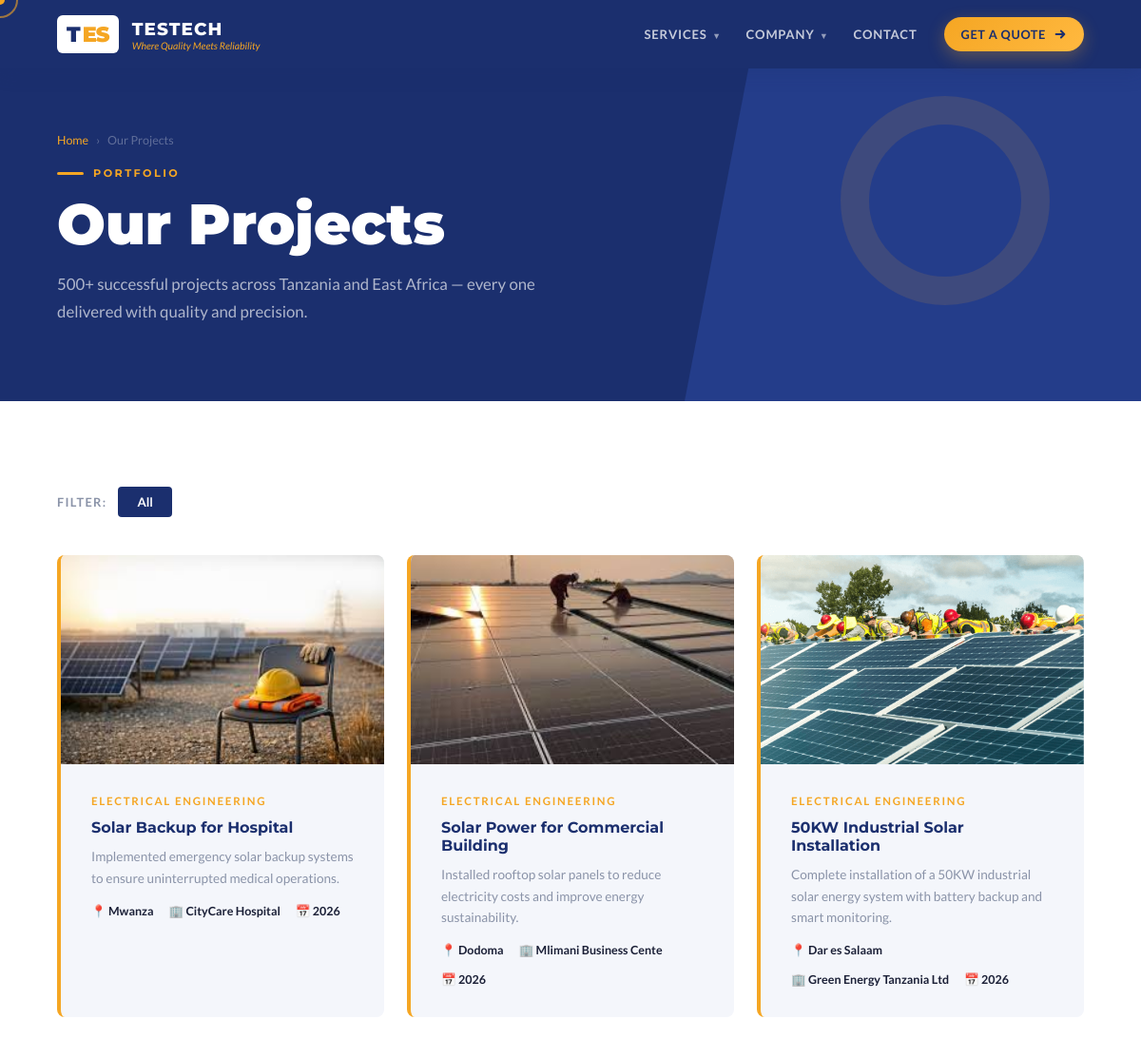
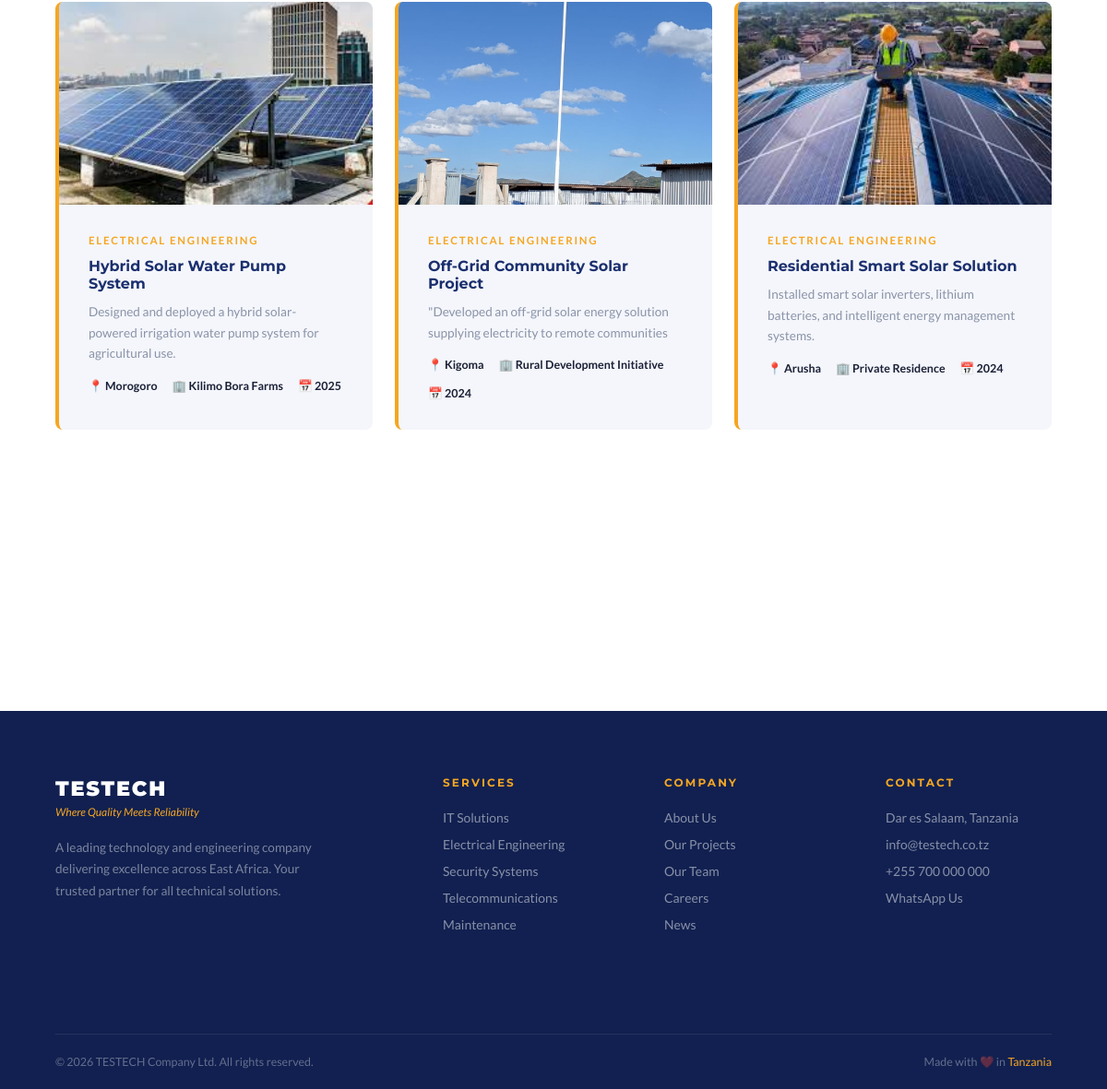
Screenshot of /company/projects/ with the database file from the repository (2 pictures, top to bottom).
### core/models.py (models this page shows, shortened)
class Project(models.Model):
    CATEGORY_CHOICES = [
        ('it', 'IT Solutions'),
        ('electrical', 'Electrical Engineering'),
        ('security', 'Security Systems'),
        ('telecom', 'Telecommunications'),
        ('maintenance', 'Maintenance'),
        ('consulting', 'Consulting & Design'),
    ]
    title = models.CharField(max_length=200)
    category = models.CharField(max_length=20, choices=CATEGORY_CHOICES)
    client = models.CharField(max_length=150)
    location = models.CharField(max_length=100)
    description = models.TextField()
    year = models.PositiveIntegerField()
    is_featured = models.BooleanField(default=False)
    created_at = models.DateTimeField(auto_now_add=True)
    image = models.ImageField(upload_to='projects/', blank=True, null=True)
    class Meta:
        ordering = ['-year', '-created_at']

### core/views.py (the view)
class ProjectsView(ListView):
    model = Project
    template_name = "company/projects.html"
    context_object_name = "projects"

### core/templates/company/projects.html (shortened to what this page needs)
{% extends 'base.html' %}
{% block content %}
<div class="page-header">
  <div class="page-header-geo"></div>
  <div class="page-header-inner">
    <div class="breadcrumb"><a href="{% url 'home' %}">Home</a><span>›</span><span>Our Projects</span></div>
    <div class="page-header-label">Portfolio</div>
    <h1>Our Projects</h1>
    <p>500+ successful projects across Tanzania and East Africa — every one delivered with quality and precision.</p>
  </div>
</div>
<section>
  <div class="reveal" style="margin-bottom:40px;">
    <div style="display:flex;gap:12px;flex-wrap:wrap;align-items:center;">
      <span style="font-size:.8rem;font-weight:700;color:var(--mid-gray);text-transform:uppercase;letter-spacing:.1em;">Filter:</span>
      <a href="{% url 'projects' %}" style="padding:8px 20px;border-radius:4px;font-size:.82rem;font-weight:700;text-decoration:none;{% if not active_category %}background:var(--navy);color:#fff;{% else %}border:1px solid #e0e4f0;color:var(--mid-gray);{% endif %}">All</a>
    </div>
  </div>
  {% if projects %}
  <div class="card-grid-3 reveal">
  {% for project in projects %}
  <div style="background:var(--light-gray);border-radius:8px;overflow:hidden;border-left:4px solid var(--orange);transition:transform .3s,box-shadow .3s;"
       onmouseover="this.style.transform='translateY(-4px)';this.style.boxShadow='0 12px 32px rgba(27,47,110,.12)'"
       onmouseout="this.style.transform='';this.style.boxShadow=''">
    {% if project.image %}
      <img
        src="{{ project.image.url }}"
        alt="{{ project.title }}"
        style="width:100%;height:220px;object-fit:cover;display:block;">
    {% endif %}
    <div style="padding:32px;">
      <div style="font-size:.72rem;font-weight:700;letter-spacing:.15em;text-transform:uppercase;color:var(--orange);margin-bottom:12px;">
        {{ project.get_category_display }}
      </div>
      <h3 style="font-family:'Montserrat',sans-serif;font-weight:700;font-size:1rem;color:var(--navy);margin-bottom:10px;">
        {{ project.title }}
      </h3>
      <p style="font-size:.85rem;color:var(--mid-gray);line-height:1.65;margin-bottom:16px;">
        {{ project.description|truncatewords:20 }}
      </p>
      <div style="display:flex;gap:16px;flex-wrap:wrap;">
        <span style="font-size:.78rem;color:var(--text);font-weight:600;">📍 {{ project.location }}</span>
        <span style="font-size:.78rem;color:var(--text);font-weight:600;">🏢 {{ project.client }}</span>
        <span style="font-size:.78rem;color:var(--text);font-weight:600;">📅 {{ project.year }}</span>
      </div>
    </div>
  </div>
  {% endfor %}
</div>
  {% endif %}
</section>
{% endblock %}

### core/templates/base.html (shortened to what this page needs)
{% load static %}
<!DOCTYPE html>
<html lang="en">
<head>
</head>
<body>
<nav>
  <a href="{% url 'home' %}" class="nav-logo">
    <div class="nav-logo-box">
      <span class="t">T</span><span class="es">ES</span>
    </div>
    <div>
      <div class="nav-brand-name">TESTECH</div>
      <div class="nav-brand-tag">Where Quality Meets Reliability</div>
    </div>
  </a>
  <ul class="nav-links">
    <li class="nav-item">
      <a href="#" class="{% if page == 'services' %}active{% endif %}">
        Services <span class="nav-arrow">▾</span>
      </a>
    </li>
    <li class="nav-item">
      <a href="#" class="{% if page in 'about projects team careers news' %}active{% endif %}">
        Company <span class="nav-arrow">▾</span>
      </a>
    </li>
    <li><a href="{% url 'contact' %}" class="{% if page == 'contact' %}active{% endif %}">Contact</a></li>
    <li>
      <a href="{% url 'contact' %}" class="nav-btn">
        Get a Quote
        <svg viewBox="0 0 16 16" fill="none" stroke="currentColor" stroke-width="2.2" stroke-linecap="round" stroke-linejoin="round">
          <path d="M3 8h10M9 4l4 4-4 4"/>
        </svg>
      </a>
    </li>
  </ul>
</nav>
{% block content %}{% endblock %}
<footer>
  <div>
    <div class="footer-brand-name">TESTECH</div>
    <div class="footer-brand-tag">Where Quality Meets Reliability</div>
    <p class="footer-desc">A leading technology and engineering company delivering excellence across East Africa. Your trusted partner for all technical solutions.</p>
  </div>
  <div class="footer-col">
    <h4>Services</h4>
    <ul>
      <li><a href="{% url 'it_solutions' %}">IT Solutions</a></li>
      <li><a href="{% url 'electrical_engineering' %}">Electrical Engineering</a></li>
      <li><a href="{% url 'security_systems' %}">Security Systems</a></li>
      <li><a href="{% url 'telecommunications' %}">Telecommunications</a></li>
      <li><a href="{% url 'maintenance' %}">Maintenance</a></li>
    </ul>
  </div>
  <div class="footer-col">
    <h4>Company</h4>
    <ul>
      <li><a href="{% url 'about' %}">About Us</a></li>
      <li><a href="{% url 'projects' %}">Our Projects</a></li>
      <li><a href="{% url 'team' %}">Our Team</a></li>
      <li><a href="{% url 'careers' %}">Careers</a></li>
      <li><a href="{% url 'news' %}">News</a></li>
    </ul>
  </div>
  <div class="footer-col">
    <h4>Contact</h4>
    <ul>
      <li><a href="#">Dar es Salaam, Tanzania</a></li>
      <li><a href="mailto:info@testech.co.tz">info@testech.co.tz</a></li>
      <li><a href="tel:+255700000000">+255 700 000 000</a></li>
      <li><a href="https://wa.me/255700000000">WhatsApp Us</a></li>
    </ul>
  </div>
  <div class="footer-bottom">
    <p>© 2026 TESTECH Company Ltd. All rights reserved.</p>
    <p>Made with ❤️ in <span>Tanzania</span></p>
  </div>
</footer>
</body>
</html>

### rows the page displays
Project: image (picture), category "ELECTRICAL ENGINEERING", title "Solar Backup for Hospital", description "Implemented emergency solar backup systems to ensure uninterrupted medical operations.", location "Mwanza", client "CityCare Hospital", year "2026"
Project: image (picture), category "ELECTRICAL ENGINEERING", title "Solar Power for Commercial Building", description "Installed rooftop solar panels to reduce electricity costs and improve energy sustainability.", location "Dodoma", client "Mlimani Business Cente", year "2026"
Project: image (picture), category "ELECTRICAL ENGINEERING", title "50KW Industrial Solar Installation", description "Complete installation of a 50KW industrial solar energy system with battery backup and smart monitoring.", location "Dar es Salaam", client "Green Energy Tanzania Ltd", year "2026"
Project: image (picture), category "ELECTRICAL ENGINEERING", title "Hybrid Solar Water Pump System", description "Designed and deployed a hybrid solar-powered irrigation water pump system for agricultural use.", location "Morogoro", client "Kilimo Bora Farms", year "2025"
Project: image (picture), category "ELECTRICAL ENGINEERING", title "Off-Grid Community Solar Project", description "\"Developed an off-grid solar energy solution supplying electricity to remote communities", location "Kigoma", client "Rural Development Initiative", year "2024"
Project: image (picture), category "ELECTRICAL ENGINEERING", title "Residential Smart Solar Solution", description "Installed smart solar inverters, lithium batteries, and intelligent energy management systems.", location "Arusha", client "Private Residence", year "2024"
